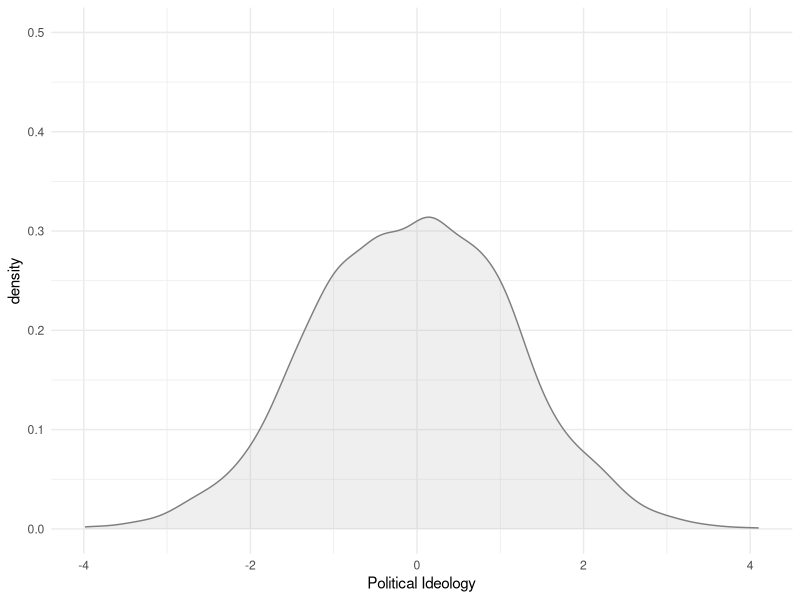
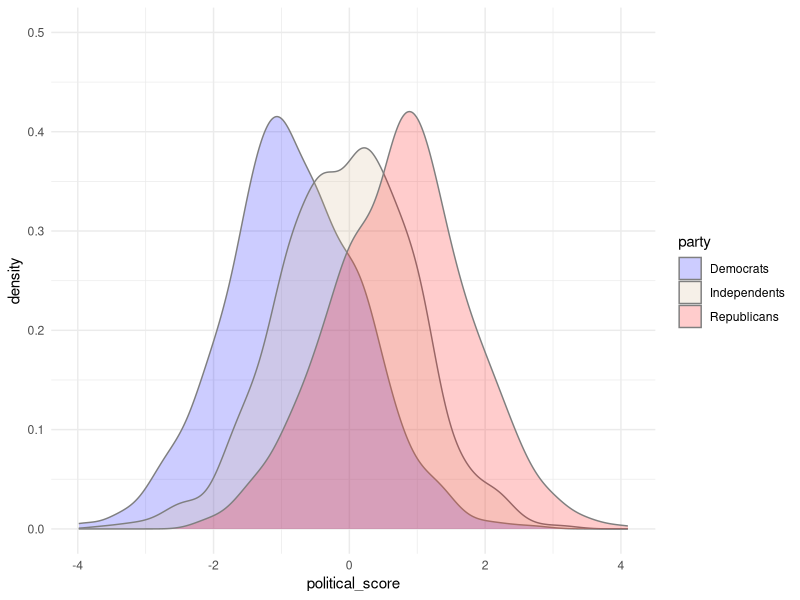

Write the R code that produced these figures, in order.
## ---- chunk 1
suppressMessages(library(tidyverse))
theme_set(theme_minimal())
## ---- chunk 2
set.seed(2019)  # For replicability
n_per_party <- 1000
political_m <- .75
pol_cols <- c('blue', 'tan', 'red')

## Build some simulated data
individuals <- bind_rows(
  # Democrats
  data.frame(party = 'Democrats', 
             political_score = rnorm(n = n_per_party, mean = -1 * political_m)),
  # Republicans
  data.frame(party = 'Republicans',
             political_score = rnorm(n = n_per_party, mean = +1 * political_m)),
  # Independents
  data.frame(party = 'Independents',
             political_score = rnorm(n = n_per_party, mean = 0))
  ) %>% 
  mutate(party = factor(party, levels = c('Democrats', 'Independents', 'Republicans')))
## ---- chunk 3
ggplot(individuals, aes(x = political_score)) +
  geom_density(colour = 'gray50', fill = 'gray70', alpha = 1/5) +
  scale_y_continuous(limits = c(0, .50)) +
  labs(x = 'Political Ideology')
## ---- chunk 4
ggplot(individuals, aes(x = political_score, fill = party)) +
  geom_density(colour = 'gray50', alpha = 1/5) +
  scale_fill_manual(values = pol_cols) +
  scale_y_continuous(limits = c(0, .50))

